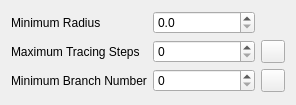
               <widget class="QWidget" name="arteries">
                <property name="geometry">
                 <rect>
                  <x>0</x>
                  <y>0</y>
                  <width>296</width>
                  <height>105</height>
                 </rect>
                </property>
                <attribute name="label">
                 <string>Arteries</string>
                </attribute>
                <layout class="QGridLayout" name="gridLayout_5">
                 <item row="2" column="1">
                  <widget class="QSpinBox" name="minArterySizeSpinBox">
                   <property name="maximum">
                    <number>65535</number>
                   </property>
                  </widget>
                 </item>
                 <item row="1" column="2">
                  <widget class="QToolButton" name="maxArteriesTracingIterationsInfoToolButton">
                   <property name="icon">
                    <iconset resource="icons.qrc">
                     <normaloff>:/icons/icons/info.svg</normaloff>:/icons/icons/info.svg</iconset>
                   </property>
                  </widget>
                 </item>
                 <item row="2" column="0">
                  <widget class="QLabel" name="minArterySizeLbl">
                   <property name="toolTip">
                    <string>Minimum number of branches to qualify as artery</string>
                   </property>
                   <property name="whatsThis">
                    <string>&lt;html&gt;&lt;head/&gt;&lt;body&gt;&lt;p&gt;To correct for errors due to isolated vessel branches or large veins that express low levels of Acta2, we require a minimum number of branches an artery must have.&lt;/p&gt;&lt;/body&gt;&lt;/html&gt;</string>
                   </property>
                   <property name="text">
                    <string>Minimum Branch Number</string>
                   </property>
                  </widget>
                 </item>
                 <item row="2" column="2">
                  <widget class="QToolButton" name="minArterySizeInfoToolButton">
                   <property name="icon">
                    <iconset resource="icons.qrc">
                     <normaloff>:/icons/icons/info.svg</normaloff>:/icons/icons/info.svg</iconset>
                   </property>
                  </widget>
                 </item>
                 <item row="1" column="0">
                  <widget class="QLabel" name="maxArteriesTracingIterationsLbl">
                   <property name="toolTip">
                    <string>Maximum number of nodes to extend to bridge arteries.</string>
                   </property>
                   <property name="whatsThis">
                    <string>&lt;html&gt;&lt;head/&gt;&lt;body&gt;&lt;p&gt;The arteries will be traced by hysteresis to try and bridge artery segments with few nodes between them that were not labelled as arteries due to the weakness of the artery marker. This defines the maximum number of unlabelled nodes between two segments to attempt bridging them.&lt;/p&gt;&lt;/body&gt;&lt;/html&gt;</string>
                   </property>
                   <property name="text">
                    <string>Maximum Tracing Steps</string>
                   </property>
                  </widget>
                 </item>
                 <item row="0" column="0">
                  <widget class="QLabel" name="label_6">
                   <property name="toolTip">
                    <string>Minimum artery radius</string>
                   </property>
                   <property name="text">
                    <string>Minimum Radius</string>
                   </property>
                  </widget>
                 </item>
                 <item row="3" column="0">
                  <spacer name="verticalSpacer_5">
                   <property name="orientation">
                    <enum>Qt::Vertical</enum>
                   </property>
                   <property name="sizeHint" stdset="0">
                    <size>
                     <width>20</width>
                     <height>40</height>
                    </size>
                   </property>
                  </spacer>
                 </item>
                 <item row="0" column="1">
                  <widget class="QDoubleSpinBox" name="arteriesMinRadiusDoubleSpinBox">
                   <property name="decimals">
                    <number>1</number>
                   </property>
                   <property name="maximum">
                    <double>1000.000000000000000</double>
                   </property>
                   <property name="singleStep">
                    <double>0.100000000000000</double>
                   </property>
                  </widget>
                 </item>
                 <item row="1" column="1">
                  <widget class="QSpinBox" name="maxArteriesTracingIterationsSpinBox">
                   <property name="maximum">
                    <number>65535</number>
                   </property>
                  </widget>
                 </item>
                </layout>
               </widget>
